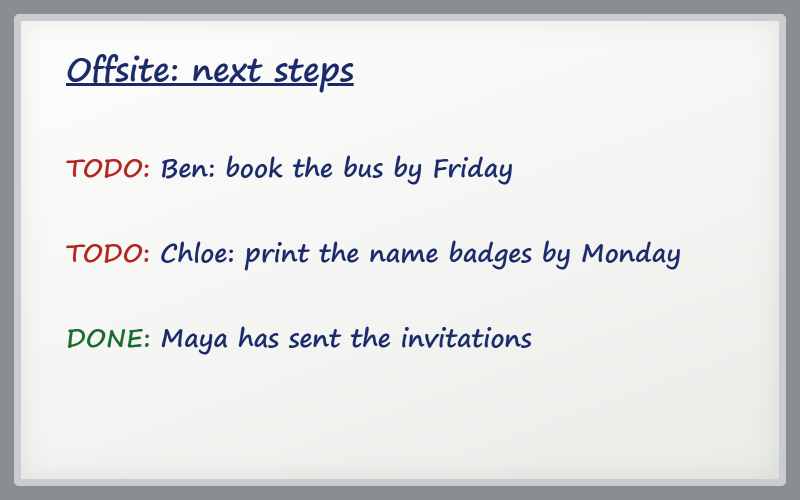
#> input picture demo/whiteboard.png, 1600 x 1000 px (shown at 1/2 size)
$ python make_whiteboard_photo.py
#> lines starting #> are read from the running program, lines starting #| are printed output that depends on the picture; after the words box and inside, x2 and y2 are one past the last pixel; in counts of white or black regions, pixels touching at a corner belong together
"""
Makes demo/whiteboard-photo.jpg: the sample whiteboard (whiteboard.png) as a quick phone snapshot would
look (dim office light, a warm grey cast, low contrast, slightly soft, a darker edge, JPEG noise), so the
demo shows what Cloudinary's e_improve and e_sharpen actually change. The text stays readable.

    python demo/make_whiteboard_photo.py
"""
from pathlib import Path

from PIL import Image, ImageChops, ImageDraw, ImageEnhance, ImageFilter

HERE = Path(__file__).parent
src = Image.open(HERE / "whiteboard.png").convert("RGB")
#> src is the input picture: PIL image 1600x1000 RGB; mean R, G, B 226, 227.3, 227.1
w, h = src.size
#> w = 1600; h = 1000

photo = src.rotate(-1.5, resample=Image.BICUBIC, expand=False, fillcolor=(128, 128, 124))  # held slightly crooked
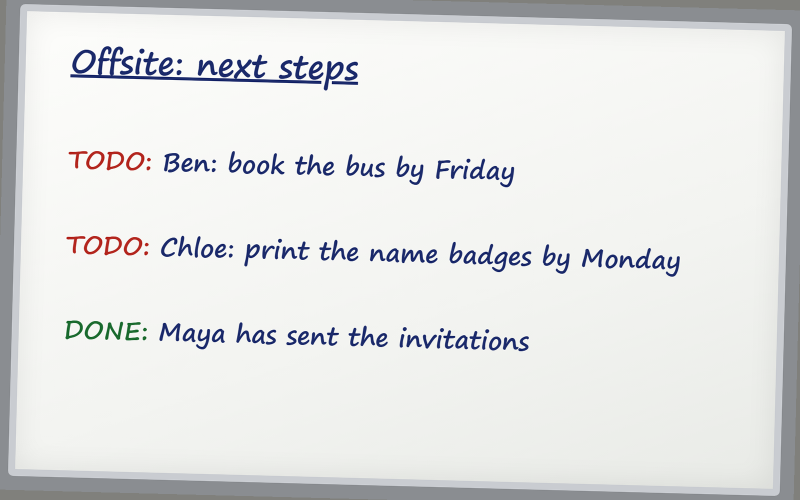
#> photo: PIL image 1600x1000 RGB (shown at 1/2 size); mean R, G, B 225.4, 226.7, 226.4
photo = ImageEnhance.Contrast(photo).enhance(0.55)          # flat office light
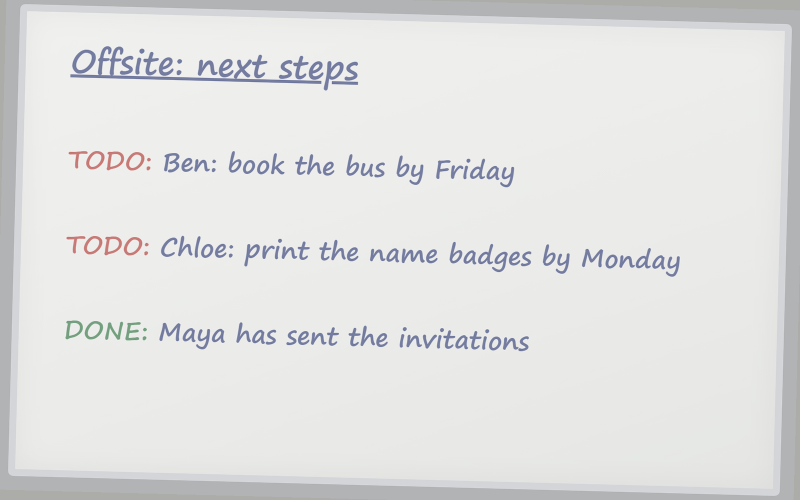
#> photo: PIL image 1600x1000 RGB (shown at 1/2 size); mean R, G, B 225.2, 225.9, 225.7
photo = ImageEnhance.Brightness(photo).enhance(0.80)        # a bit dim
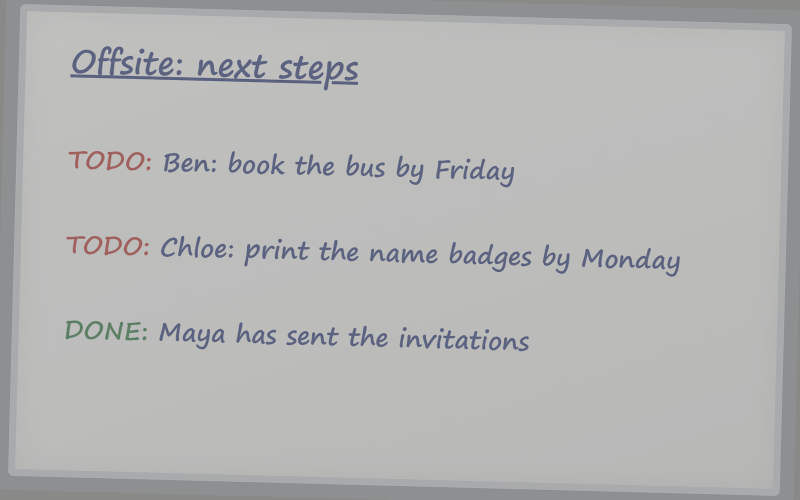
#> photo: PIL image 1600x1000 RGB (shown at 1/2 size); mean R, G, B 179.8, 180.4, 180.2
photo = ImageChops.multiply(photo, Image.new("RGB", (w, h), (236, 226, 204)))  # warm grey cast
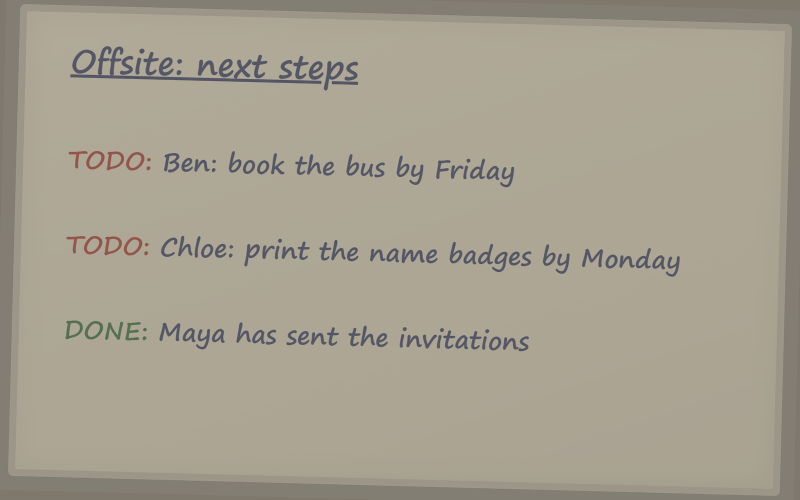
#> photo: PIL image 1600x1000 RGB (shown at 1/2 size); mean R, G, B 165.8, 159.3, 143.8
photo = photo.filter(ImageFilter.GaussianBlur(1.4))         # slightly out of focus

# Darker towards the edges, as with a phone camera.
vignette = Image.new("L", (w, h), 0)
#> vignette: PIL image 1600x1000 L; every value is 0
ImageDraw.Draw(vignette).ellipse((-w * 0.15, -h * 0.2, w * 1.15, h * 1.2), fill=255)
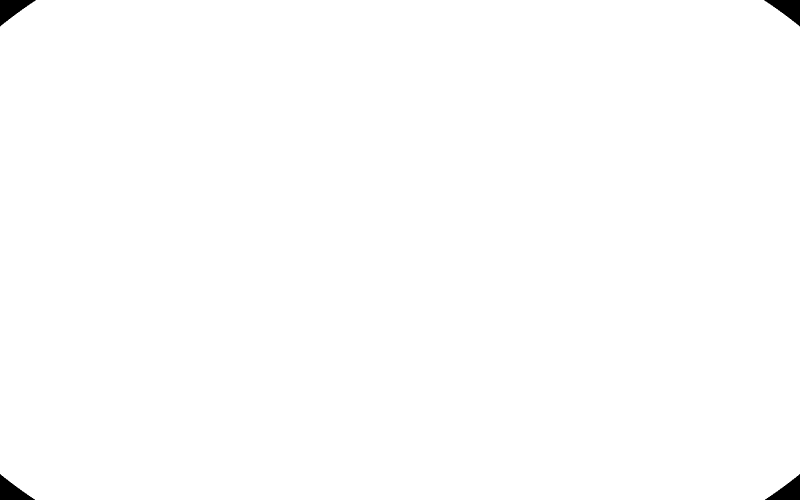
#> vignette: PIL image 1600x1000 L (shown at 1/2 size); 99.5% white; 4 black regions, box (x1, y1, x2, y2) and area: (0, 0, 72, 53) 1856, (1528, 0, 1600, 53) 1856, (0, 948, 70, 1000) 1784, (1530, 948, 1600, 1000) 1784
vignette = vignette.filter(ImageFilter.GaussianBlur(min(w, h) // 6))
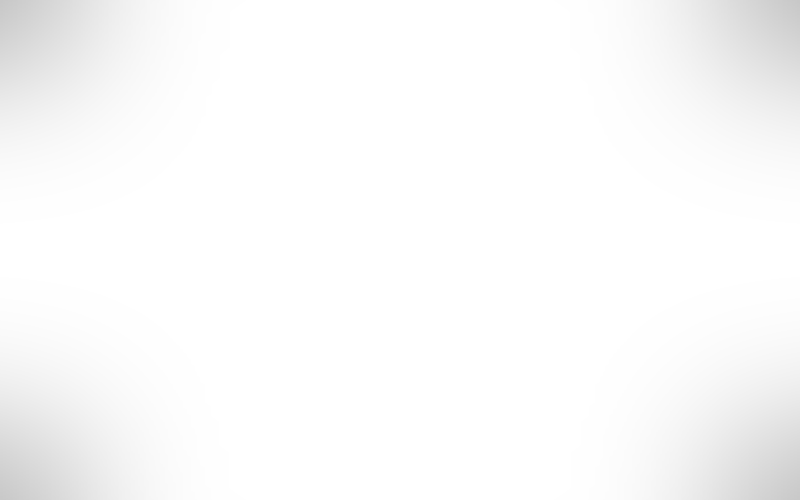
#> vignette: PIL image 1600x1000 L (shown at 1/2 size); min 200, max 255, mean 250.5
photo = Image.composite(photo, ImageEnhance.Brightness(photo).enhance(0.7), vignette)

out = HERE / "whiteboard-photo.jpg"
photo.save(out, quality=72)
print(f"wrote {out} ({out.stat().st_size // 1024} KB, {w}x{h})")
#| wrote demo/whiteboard-photo.jpg (49 KB, 1600x1000)
